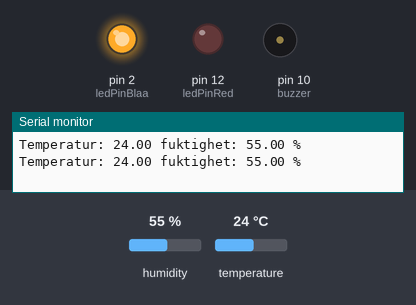
A sketch run on a simulated Arduino Uno, built with avr-gcc and run on an emulated ATmega328P. Shown: output pins drawn as LEDs (lit = HIGH), buzzer (waves = sounding), the last lines printed to the serial monitor. The test bench sets the inputs (shaded band); at power-on: humidity 55 %, temperature 24 °C.

Above: at 2.8 s.
2.9 s: humidity set to 40 %
5.7 s: humidity set to 37 %
At 7.7 s:
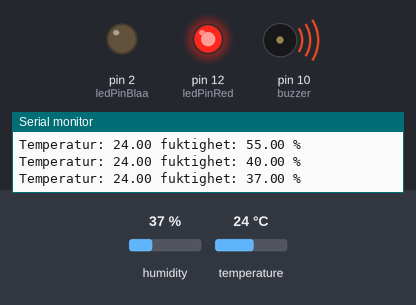
8.5 s: humidity set to 68 %
At 11.4 s:
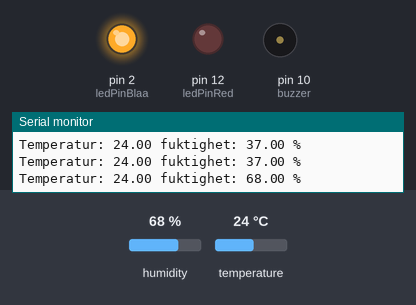
11.8 s: humidity set to 22 %
At 13.2 s:
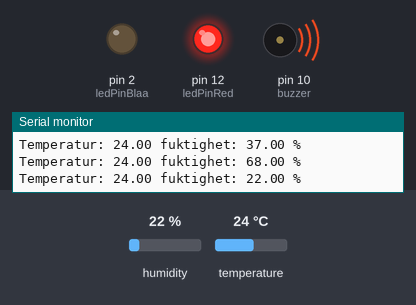
Timing chart, 0 to 14.8 s (numbered marks = the images above; inputs shaded):
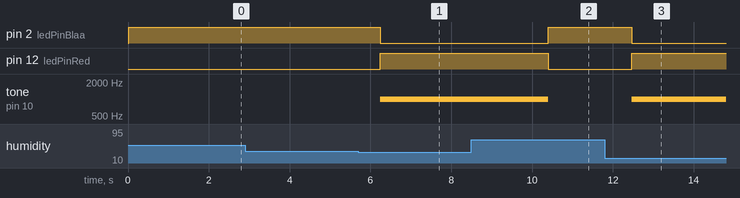

Measured:
- the behaviour switches between 39 and 38 % on humidity (found by bisection; images 0 and 1)
- after the input at 5.7 s, pin 2 (ledPinBlaa): HIGH → LOW after 0.55 s; pin 12 (ledPinRed): LOW → HIGH after 0.55 s; tone on pin 10 (buzzer): silent → 1000 Hz after 0.55 s
- after the input at 8.5 s, pin 2 (ledPinBlaa): LOW → HIGH after 1.9 s; pin 12 (ledPinRed): HIGH → LOW after 1.9 s; tone on pin 10 (buzzer): 1000 Hz → silent after 1.9 s
- after the input at 11.8 s, pin 2 (ledPinBlaa): HIGH → LOW after 0.67 s; pin 12 (ledPinRed): LOW → HIGH after 0.67 s; tone on pin 10 (buzzer): silent → 1000 Hz after 0.67 s

The sketch:

Dioder_Fuktighet_leser.ino
```cpp
#include <DHT.h>
const int ledPinRed = 12;
const int ledPinBlaa = 2;
const int sensorPin2 = 3;
const int buzzer = 10;
DHT dht (sensorPin2, DHT11);

void setup() {
  pinMode(ledPinBlaa, OUTPUT);
  pinMode(ledPinRed, OUTPUT);
  pinMode(buzzer, OUTPUT);
  dht.begin();
  Serial.begin(9600);

}

void loop() {
  lesFuktighet();
  delay(2000);


}

void lesFuktighet() {
  float temperatur = dht.readTemperature();
  float fuktighet = dht.readHumidity();

  if(isnan(temperatur) || isnan(fuktighet)){
    Serial.println("Kunne ikke lese sensoren. Sjekk koblingen");
    return;
  }

  Serial.print("Temperatur: ");
  Serial.print(temperatur);
  Serial.print(" fuktighet: ");
  Serial.print(fuktighet);
  Serial.println(" %");

  if (fuktighet >= 40){
    digitalWrite(ledPinBlaa, HIGH);
    digitalWrite(ledPinRed, LOW);
    noTone(buzzer);
    delay(50);
  }
  else if (fuktighet <= 38){
    digitalWrite(ledPinBlaa, LOW);
    digitalWrite(ledPinRed, HIGH);
    tone(buzzer, 1000);
    delay(50);
  };

}
```
